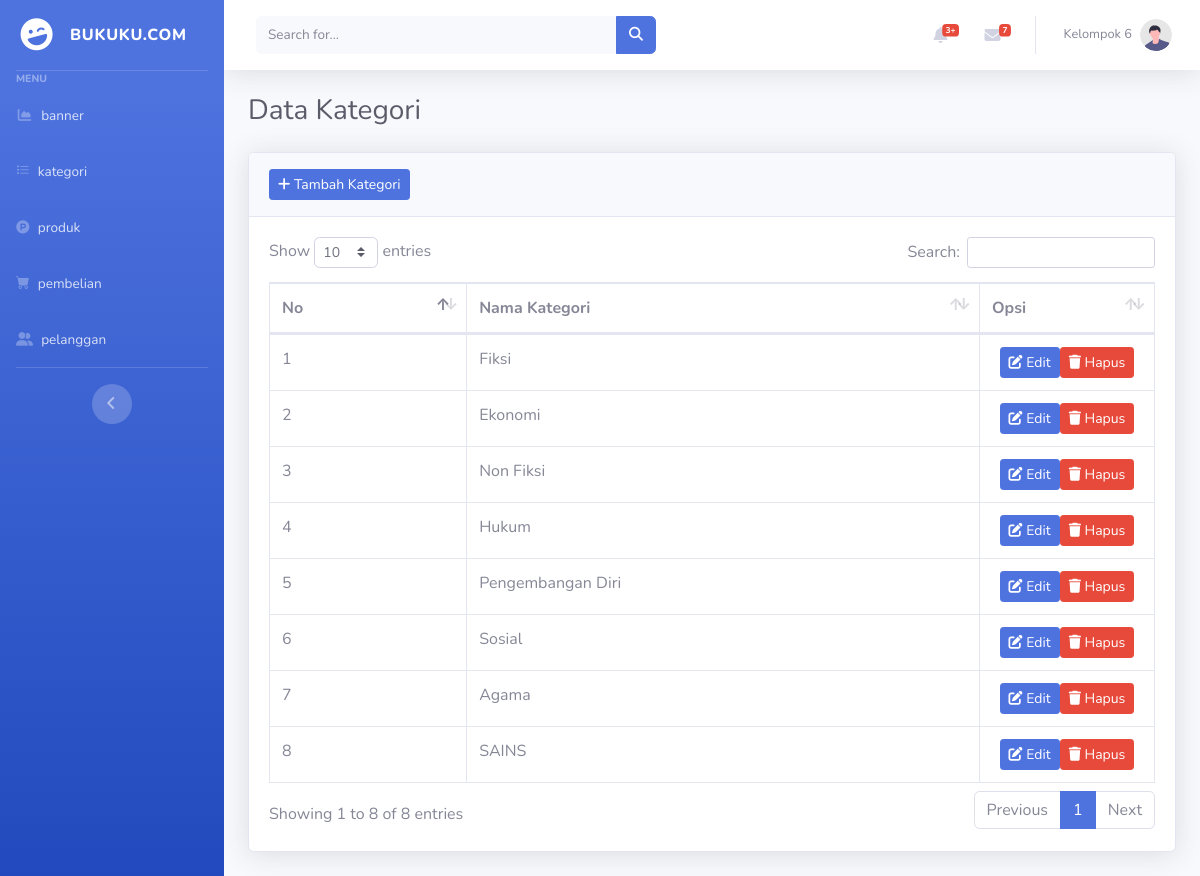
The page /dashboard/index.php?kategori on the database its author committed.
### tables this page shows
CREATE TABLE `categories` (
  `id_kategori` int(11) NOT NULL,
  `nama_kategori` varchar(255) NOT NULL
);

### dashboard/kategori.php (the view)
<?php
$query = "SELECT * FROM categories";
$result = $koneksi->query($query);
$counter = 1;
?>
<h1 class="h3 mb-4 text-gray-800">Data Kategori</h1>
<div class="card shadow mb-4">
    <div class="card-header py-3">
        <a href="index.php?tambah_kategori" class="btn btn-sm btn-primary">
            <i class="fas fa-plus"></i> Tambah Kategori
        </a>
    </div>
    <div class="card-body">
        <div class="table-responsive">
            <table class="table table-bordered" id="dataTable" width="100%" cellspacing="0">
                <thead>
                    <tr>
                        <th>No</th>
                        <th>Nama Kategori</th>
                        <th>Opsi</th>
                    </tr>
                </thead>
                <tbody>
                    <?php
                    if ($result->num_rows > 0) {
                        while ($row = $result->fetch_assoc()) {
                            echo '<tr>';
                            echo '<td>' . $counter . '</td>';
                            echo '<td>' . htmlspecialchars($row['nama_kategori']) . '</td>';
                            echo '<td class="text-center" width="150">';
                            echo '<a href="index.php?edit_kategori&id=' . $row['id_kategori'] . '" class="btn btn-sm btn-primary">';
                            echo '<i class="fas fa-edit"></i> Edit</a>';
                            echo '<a href="index.php?hapus_kategori&id=' . $row['id_kategori'] . '" class="btn btn-sm btn-danger">';
                            echo '<i class="fas fa-trash"></i> Hapus</a>';
                            echo '</td>';
                            echo '</tr>';
                            $counter++;
                        }
                    } else {
                        echo '<tr><td colspan="3">Tidak ada data kategori</td></tr>';
                    }
                    ?>
                </tbody>
            </table>
        </div>
    </div>
</div>

### rows shown on the page
categories: nama_kategori "Fiksi"
categories: nama_kategori "Ekonomi"
categories: nama_kategori "Non Fiksi"
categories: nama_kategori "Hukum"
categories: nama_kategori "Pengembangan Diri"
categories: nama_kategori "Sosial"
categories: nama_kategori "Agama"
categories: nama_kategori "SAINS"
